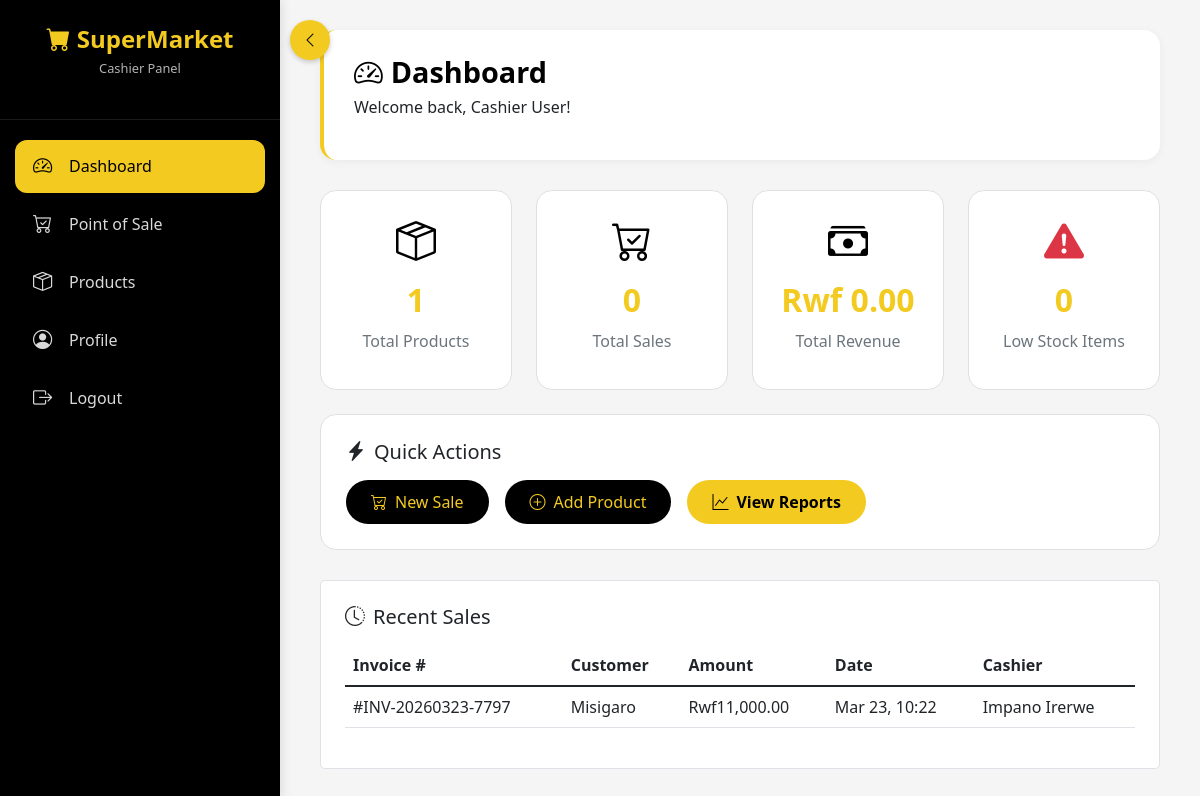
Page /dashboard.php (signed in) on the committed database.
### tables this page shows
CREATE TABLE `sales` (
  `id` int(11) NOT NULL,
  `invoice_number` varchar(50) NOT NULL,
  `user_id` int(11) DEFAULT NULL,
  `customer_name` varchar(100) DEFAULT NULL,
  `customer_phone` varchar(20) DEFAULT NULL,
  `subtotal` decimal(10,2) NOT NULL DEFAULT 0.00,
  `tax` decimal(10,2) DEFAULT 0.00,
  `discount` decimal(10,2) DEFAULT 0.00,
  `total_amount` decimal(10,2) NOT NULL DEFAULT 0.00,
  `payment_method` enum('cash','card','mobile_money') DEFAULT 'cash',
  `payment_status` enum('paid','pending','cancelled') DEFAULT 'paid',
  `sale_date` timestamp NOT NULL DEFAULT current_timestamp()
);

CREATE TABLE `users` (
  `id` int(11) NOT NULL,
  `name` varchar(100) NOT NULL,
  `email` varchar(100) NOT NULL,
  `password` varchar(255) NOT NULL,
  `role` enum('admin','manager','cashier') DEFAULT 'cashier',
  `status` enum('active','inactive') DEFAULT 'active',
  `last_login` timestamp NULL DEFAULT NULL,
  `created_at` timestamp NOT NULL DEFAULT current_timestamp(),
  `updated_at` timestamp NULL DEFAULT NULL ON UPDATE current_timestamp()
);

### dashboard.php (the view, shortened to what this page needs)
<?php
require_once 'config.php';
$role = $_SESSION['user_role'];
if ($role == 'admin') {
    $stats = $pdo->query("SELECT COUNT(*) as total FROM users")->fetch();
    $products = $pdo->query("SELECT COUNT(*) as total FROM products")->fetch();
    $sales = $pdo->query("SELECT COUNT(*) as total, COALESCE(SUM(total_amount),0) as revenue FROM sales WHERE payment_status='paid'")->fetch();
    $low_stock = $pdo->query("SELECT COUNT(*) as total FROM products WHERE stock_quantity <= min_stock_level AND status='active'")->fetch();
} else {
    $products = $pdo->query("SELECT COUNT(*) as total FROM products WHERE status='active'")->fetch();
    $today_sales = $pdo->prepare("SELECT COUNT(*) as total, COALESCE(SUM(total_amount),0) as revenue FROM sales WHERE DATE(sale_date)=CURDATE() AND payment_status='paid'");
    $today_sales->execute();
    $sales = $today_sales->fetch();
    $low_stock = $pdo->query("SELECT COUNT(*) as total FROM products WHERE stock_quantity <= min_stock_level AND status='active'")->fetch();
}
?>
<!DOCTYPE html>
<html lang="en">
<head>
    <link href="https://cdn.jsdelivr.net/npm/bootstrap@5.1.3/dist/css/bootstrap.min.css" rel="stylesheet">
    <link rel="stylesheet" href="https://cdn.jsdelivr.net/npm/bootstrap-icons@1.8.1/font/bootstrap-icons.css">
</head>
<body>
    <div class="app-wrapper">
        <div class="sidebar" id="sidebar">
            <div class="sidebar-brand">
                <h3><i class="bi bi-cart-fill"></i> SuperMarket</h3>
                <p><?php echo ucfirst($role); ?> Panel</p>
            </div>
            <ul class="nav-menu">
                <li class="nav-item"><a href="dashboard.php" class="nav-link active"><i class="bi bi-speedometer2"></i><span>Dashboard</span></a></li>
                <li class="nav-item"><a href="pos.php" class="nav-link"><i class="bi bi-cart-check"></i><span>Point of Sale</span></a></li>
                <li class="nav-item"><a href="products.php" class="nav-link"><i class="bi bi-box-seam"></i><span>Products</span></a></li>
                <li class="nav-item"><a href="profile.php" class="nav-link"><i class="bi bi-person-circle"></i><span>Profile</span></a></li>
                <li class="nav-item"><a href="logout.php" class="nav-link"><i class="bi bi-box-arrow-right"></i><span>Logout</span></a></li>
            </ul>
        </div>
        <button class="sidebar-toggle" id="sidebarToggle" onclick="toggleSidebar()">
            <i class="bi bi-chevron-left" id="toggleIcon"></i>
        </button>
        <div class="main-content" id="mainContent">
            <div class="page-header">
                <h1><i class="bi bi-speedometer2 me-2"></i>Dashboard</h1>
                <p>Welcome back, <?php echo htmlspecialchars($_SESSION['user_name']); ?>!</p>
            </div>
            <div class="row g-4 mb-4">
                <div class="col-md-3">
                    <div class="stat-card text-center">
                        <div class="stat-icon"><i class="bi bi-box-seam"></i></div>
                        <h3><?php echo $products['total']; ?></h3>
                        <p class="text-muted">Total Products</p>
                    </div>
                </div>
                <div class="col-md-3">
                    <div class="stat-card text-center">
                        <div class="stat-icon"><i class="bi bi-cart-check"></i></div>
                        <h3><?php echo $sales['total']; ?></h3>
                        <p class="text-muted">Total Sales</p>
                    </div>
                </div>
                <div class="col-md-3">
                    <div class="stat-card text-center">
                        <div class="stat-icon"><i class="bi bi-cash-stack"></i></div>
                        <h3>Rwf <?php echo number_format($sales['revenue'], 2); ?></h3>
                        <p class="text-muted">Total Revenue</p>
                    </div>
                </div>
                <div class="col-md-3">
                    <div class="stat-card text-center">
                        <div class="stat-icon"><i class="bi bi-exclamation-triangle-fill" style="color: #dc3545;"></i></div>
                        <h3><?php echo $low_stock['total']; ?></h3>
                        <p class="text-muted">Low Stock Items</p>
                    </div>
                </div>
            </div>
            <div class="quick-actions">
                <h5 class="mb-3"><i class="bi bi-lightning-charge-fill me-2"></i>Quick Actions</h5>
                <div class="d-flex gap-3 flex-wrap">
                    <a href="pos.php" class="btn-primary-custom"><i class="bi bi-cart-check"></i> New Sale</a>
                    <a href="products.php?action=add" class="btn-primary-custom"><i class="bi bi-plus-circle"></i> Add Product</a>
                    <a href="reports.php" class="btn-secondary-custom"><i class="bi bi-graph-up"></i> View Reports</a>
                </div>
            </div>
            <div class="bg-white rounded-3 p-4 border">
                <h5 class="mb-3"><i class="bi bi-clock-history me-2"></i>Recent Sales</h5>
                <div class="table-responsive">
                    <table class="table">
                        <thead>
                            <tr>
                                <th>Invoice #</th>
                                <th>Customer</th>
                                <th>Amount</th>
                                <th>Date</th>
                                <th>Cashier</th>
                            </tr>
                        </thead>
                        <tbody>
                            <?php
                            $recent = $pdo->query("SELECT s.*, u.name as cashier FROM sales s LEFT JOIN users u ON s.user_id = u.id ORDER BY s.sale_date DESC LIMIT 5");
                            while ($sale = $recent->fetch()): ?>
                                <tr>
                                    <td>#<?php echo $sale['invoice_number']; ?></td>
                                    <td><?php echo $sale['customer_name'] ?: 'Walk-in'; ?></td>
                                    <td>Rwf<?php echo number_format($sale['total_amount'], 2); ?></td>
                                    <td><?php echo date('M d, H:i', strtotime($sale['sale_date'])); ?></td>
                                    <td><?php echo $sale['cashier']; ?></td>
                                </tr>
                            <?php endwhile; ?>
                        </tbody>
                    </table>
                </div>
            </div>
        </div>
    </div>
</body>
</html>

### dashboard.php (style rules this page uses)
* { margin: 0; padding: 0; box-sizing: border-box; }
body { background: #f5f5f5; font-family: 'Segoe UI', 'Roboto', sans-serif; }
.app-wrapper { display: flex; min-height: 100vh; }
.sidebar { width: 280px; background: #000000; position: fixed; height: 100vh; left: 0; top: 0; overflow-y: auto; transition: all 0.3s ease; box-shadow: 2px 0 10px rgba(0, 0, 0, 0.1); z-index: 1000; }
.sidebar-brand { padding: 25px 20px; text-align: center; border-bottom: 1px solid rgba(255, 255, 255, 0.1); margin-bottom: 20px; }
.sidebar-brand h3 { color: #f3ca20; font-weight: 700; margin: 0; font-size: 1.5rem; }
.sidebar-brand p { color: rgba(255, 255, 255, 0.7); font-size: 0.8rem; margin-top: 5px; }
.nav-menu { list-style: none; padding: 0; margin: 0; }
.nav-item { margin: 5px 15px; }
.nav-link { display: flex; align-items: center; padding: 12px 18px; color: rgba(255, 255, 255, 0.85); text-decoration: none; border-radius: 12px; transition: all 0.3s; font-weight: 500; gap: 12px; }
.nav-link i { font-size: 1.2rem; width: 24px; }
.nav-link.active { background: #f3ca20; color: #000000; }
.sidebar-toggle { position: fixed; left: 290px; top: 20px; background: #f3ca20; color: #000; border: none; border-radius: 50%; width: 40px; height: 40px; display: flex; align-items: center; justify-content: center; cursor: pointer; transition: all 0.3s; z-index: 1001; box-shadow: 0 2px 5px rgba(0, 0, 0, 0.2); }
.main-content { flex: 1; margin-left: 280px; padding: 30px 40px; transition: all 0.3s; }
.page-header { background: white; border-radius: 16px; padding: 25px 30px; margin-bottom: 30px; box-shadow: 0 2px 10px rgba(0, 0, 0, 0.05); border-left: 4px solid #f3ca20; }
.page-header h1 { font-size: 1.8rem; font-weight: 700; color: #000; margin-bottom: 5px; }
.stat-card { background: white; border-radius: 16px; padding: 20px; transition: all 0.3s; border: 1px solid #e0e0e0; }
.stat-card h3 { font-size: 2rem; font-weight: 700; color: #f3ca20; margin: 10px 0; }
.stat-icon { font-size: 2.5rem; color: #000; }
.quick-actions { background: white; border-radius: 16px; padding: 25px; border: 1px solid #e0e0e0; margin-bottom: 30px; }
.btn-primary-custom { background: #000; color: #f3ca20; padding: 10px 25px; border-radius: 50px; text-decoration: none; transition: all 0.3s; display: inline-flex; align-items: center; gap: 8px; border: none; }
.btn-secondary-custom { background: #f3ca20; color: #000; padding: 10px 25px; border-radius: 50px; text-decoration: none; font-weight: 600; transition: all 0.3s; display: inline-flex; align-items: center; gap: 8px; border: none; }

### rows in the picture
sales: invoice_number "INV-20260323-7797", customer_name "Misigaro", total_amount "11,000.00", sale_date "Mar 23, 10:22", user.name "Impano Irerwe"

### other values in the picture
$role "Cashier"
$_SESSION['user_name'] "Cashier User"
$products['total'] "1"
$sales['total'] "0"
$sales['revenue'] "0.00"
$low_stock['total'] "0"
